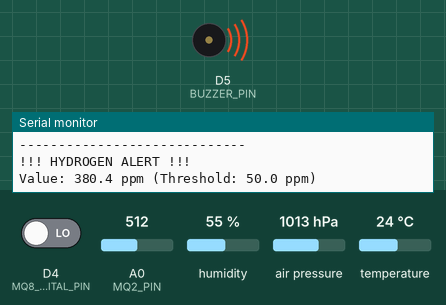
Simulated run of this sketch. Board: ESP8266 (NodeMCU). On the bench: buzzer (waves = sounding, pin HIGH), the last lines printed to the serial monitor. The inputs (shaded band) are chosen by the test bench; at power-on: D4 (MQ8_DIGITAL_PIN) LOW, A0 (MQ2_PIN) = 512, humidity 55 %, air pressure 1013 hPa, temperature 24 °C. WiFi joins after 1.5 s; servers stay silent unless stated.

Above: at 81.68 s.
At 100.0 s:
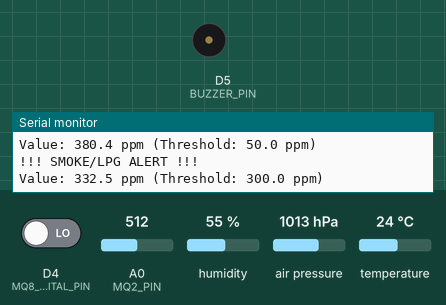
Timing chart, 0 to 101.4 s (numbered marks = the images above):
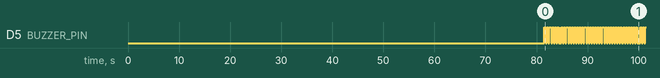

Measured:
- by itself, D5 (BUZZER_PIN): repeats every 15.3 s: HIGH 0.30 s, LOW 0.52 s, 29 × (HIGH 0.30 s, LOW 0.20 s)
- by itself, everything shown: repeats every 9.4 s, in 36 steps

The sketch:

sketch_mar28a.ino
```cpp
#include <Wire.h>
#include <Adafruit_BMP085.h>
#include <DHT.h>
#include <ESP8266WiFi.h>
#include <ThingSpeak.h>

// WiFi Configuration
const char* ssid = "OPPO A31";
const char* password = "smile1234";
WiFiClient client;

// ThingSpeak Configuration
unsigned long myChannelNumber = 2910379;
const char* myWriteAPIKey = "6M18DD6HM2B2A0JU";

// Sensor Pin Configuration
#define DHTPIN D3          // DHT22 data pin
#define DHTTYPE DHT22      // DHT22 sensor type
#define MQ2_PIN A0         // MQ-2 (smoke) analog pin
#define MQ8_PIN A0         // MQ-8 (hydrogen) analog pin
#define MQ8_DIGITAL_PIN D4 // MQ-8 digital threshold pin
#define BUZZER_PIN D5      // Alarm buzzer

// Calibration Constants
#define SEA_LEVEL_PRESSURE 1013.25  // hPa (adjust locally)
#define HYDROGEN_THRESHOLD 50       // ppm (H2 safety limit)
#define SMOKE_THRESHOLD 300         // MQ-2 analog threshold
#define READING_INTERVAL 1000       // 1 second between readings

// MQ Sensor Calibration
float MQ8_R0 = 10.0;  // Hydrogen sensor R0 (kΩ)
float MQ2_R0 = 9.83;  // Smoke sensor R0 (kΩ)

Adafruit_BMP085 bmp;
DHT dht(DHTPIN, DHTTYPE);

// Timing variables
unsigned long previousMillis = 0;
unsigned long thingSpeakPreviousMillis = 0;
const long thingSpeakInterval = 15000; // 15 seconds between ThingSpeak updates

void setup() {
  Serial.begin(115200);
  Wire.begin(D2, D1);  // SDA=D2, SCL=D1 (ESP8266)

  // Initialize sensors
  dht.begin();
  pinMode(MQ8_DIGITAL_PIN, INPUT);
  pinMode(BUZZER_PIN, OUTPUT);
  digitalWrite(BUZZER_PIN, LOW);

  // Connect to WiFi
  WiFi.begin(ssid, password);
  Serial.print("Connecting to WiFi");
  while (WiFi.status() != WL_CONNECTED) {
    delay(500);
    Serial.print(".");
  }
  Serial.println("\nConnected to WiFi");

  // Initialize ThingSpeak
  ThingSpeak.begin(client);

  // Initialize BMP180
  if (!bmp.begin()) {
    Serial.println("BMP180 init failed!");
    while(1);
  }

  Serial.println("\nMulti-Sensor Monitoring System");
  Serial.println("-----------------------------");
  calibrateSensors();
}

void loop() {
  unsigned long currentMillis = millis();

  // Take readings every second
  if (currentMillis - previousMillis >= READING_INTERVAL) {
    previousMillis = currentMillis;

    // Environmental Sensors
    float pressure = bmp.readPressure() / 100.0;  // hPa
    float altitude = bmp.readAltitude(SEA_LEVEL_PRESSURE);
    float temp = dht.readTemperature();
    float humidity = dht.readHumidity();

    // Gas Sensors
    float smoke = readMQ2(temp, humidity);    // Smoke/LPG in ppm
    float hydrogen = readMQ8(temp, humidity); // Hydrogen in ppm
    bool h2Alert = digitalRead(MQ8_DIGITAL_PIN);

    // Validate readings
    if (isnan(temp) || isnan(humidity)) {
      Serial.println("Failed to read from DHT sensor!");
    } else {
      // Print Data
      printSensorData(pressure, altitude, temp, humidity, hydrogen, smoke);

      // Trigger Alerts
      if (hydrogen > HYDROGEN_THRESHOLD || h2Alert) {
        triggerAlarm("HYDROGEN", hydrogen, HYDROGEN_THRESHOLD);
      }
      if (smoke > SMOKE_THRESHOLD) {
        triggerAlarm("SMOKE/LPG", smoke, SMOKE_THRESHOLD);
      }
    }

    // Send to ThingSpeak every 15 seconds
    if (currentMillis - thingSpeakPreviousMillis >= thingSpeakInterval) {
      thingSpeakPreviousMillis = currentMillis;
      sendToThingSpeak(temp, humidity, pressure, hydrogen, smoke);
    }
  }
}

//--------------------- MQ-2 (Smoke/LPG) ---------------------//
float readMQ2(float temp, float humidity) {
  int rawValue = analogRead(MQ2_PIN);
  float voltage = rawValue * (3.3 / 1023.0);
  float RS = (3.3 - voltage) / voltage * 10.0;  // RL=10kΩ for MQ-2

  // Temp/Humidity Compensation
  float comp = 1.0;
  if (!isnan(temp)) comp *= 0.92 + 0.02 * temp;      // Temp correction
  if (!isnan(humidity)) comp *= 0.85 + 0.01 * humidity; // Humidity correction

  float ratio = RS / MQ2_R0 * comp;
  return 1000 * pow(ratio, -1.6);  // Approx ppm for smoke/LPG
}

//--------------------- MQ-8 (Hydrogen) ---------------------//
float readMQ8(float temp, float humidity) {
  int rawValue = analogRead(MQ8_PIN);
  float voltage = rawValue * (3.3 / 1023.0);
  float RS = (3.3 - voltage) / voltage * 10.0;  // RL=10kΩ for MQ-8

  // Validate reading (avoid false positives)
  if (rawValue < 10 || RS < 1.0) return 0.0;  // Invalid reading

  // Temp/Humidity Compensation
  float comp = 1.0;
  if (!isnan(temp)) comp *= 0.8 + 0.02 * temp;       // Temp correction
  if (!isnan(humidity)) comp *= 0.6 + 0.01 * humidity; // Humidity correction

  float ratio = RS / MQ8_R0 * comp;
  float h2ppm = 1000 * pow(ratio, -2.5);  // PPM for H2

  // Sanity check
  return (h2ppm >= 0 && h2ppm < 10000) ? h2ppm : 0.0;
}

//--------------------- Calibration ---------------------//
void calibrateSensors() {
  Serial.println("Calibrating MQ sensors in clean air...");
  delay(60000);  // Warm-up (60 sec minimum)

  // Calibrate MQ-8 R0
  float avgR0 = 0;
  for (int i = 0; i < 20; i++) {
    float voltage = analogRead(MQ8_PIN) * (3.3 / 1023.0);
    avgR0 += (3.3 - voltage) / voltage * 10.0;  // RS in clean air
    delay(1000);
    Serial.print(".");
  }
  MQ8_R0 = avgR0 / 20.0;
  Serial.printf("\nMQ-8 Calibration Complete. R0 = %.2f kΩ\n", MQ8_R0);
}

//--------------------- Display Data ---------------------//
void printSensorData(float pressure, float altitude, float temp,
                    float humidity, float hydrogen, float smoke) {
  Serial.println("-----------------------------");
  Serial.printf("| Temperature: %6.1f °C | Humidity: %5.1f %% |\n", temp, humidity);
  Serial.printf("| Pressure: %7.1f hPa | Altitude: %5.1f m |\n", pressure, altitude);
  Serial.printf("| Hydrogen: %6.1f ppm | Smoke: %6.1f ppm |\n", hydrogen, smoke);
  Serial.println("-----------------------------");
}

//--------------------- Alarm System ---------------------//
void triggerAlarm(String gasType, float value, float threshold) {
  Serial.printf("\n!!! %s ALERT !!!\n", gasType.c_str());
  Serial.printf("Value: %.1f ppm (Threshold: %.1f ppm)\n", value, threshold);

  // Buzzer pattern (3 quick beeps)
  for (int i = 0; i < 3; i++) {
    digitalWrite(BUZZER_PIN, HIGH);
    delay(300);
    digitalWrite(BUZZER_PIN, LOW);
    delay(200);
  }
}

//--------------------- ThingSpeak Integration ---------------------//
void sendToThingSpeak(float temp, float humidity, float pressure, float hydrogen, float smoke) {
  if (WiFi.status() != WL_CONNECTED) {
    Serial.println("WiFi disconnected. Attempting to reconnect...");
    WiFi.begin(ssid, password);
    delay(5000);
    return;
  }

  // Set fields for ThingSpeak
  ThingSpeak.setField(1, temp);
  ThingSpeak.setField(2, humidity);
  ThingSpeak.setField(3, pressure);
  ThingSpeak.setField(4, hydrogen);
  ThingSpeak.setField(5, smoke);


  // Write to ThingSpeak
  int response = ThingSpeak.writeFields(myChannelNumber, myWriteAPIKey);
  if (response == 200) {
    Serial.println("Data sent to ThingSpeak successfully");
  } else {
    Serial.printf("ThingSpeak error %d\n", response);
  }
}
```
